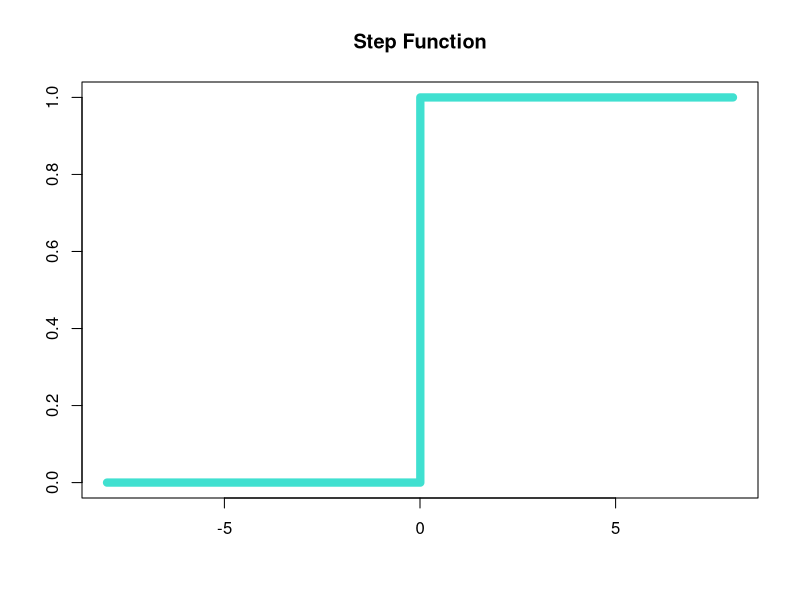
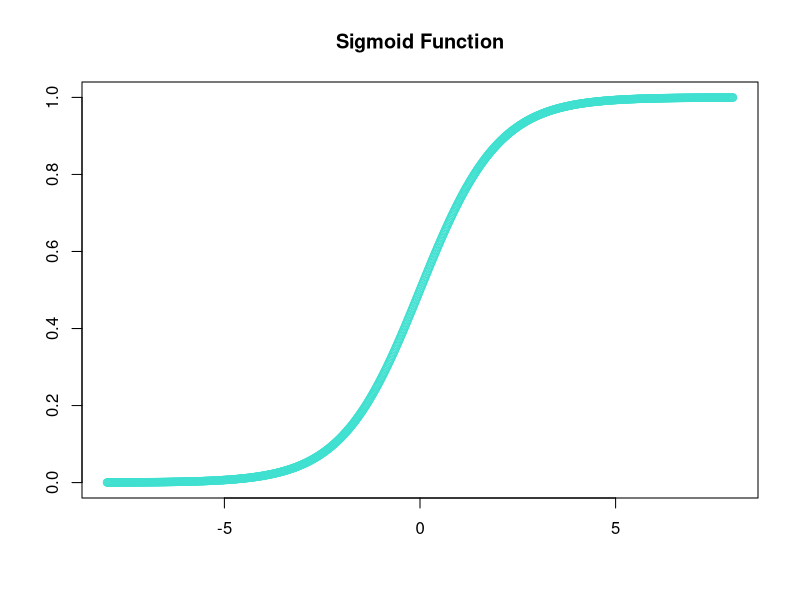
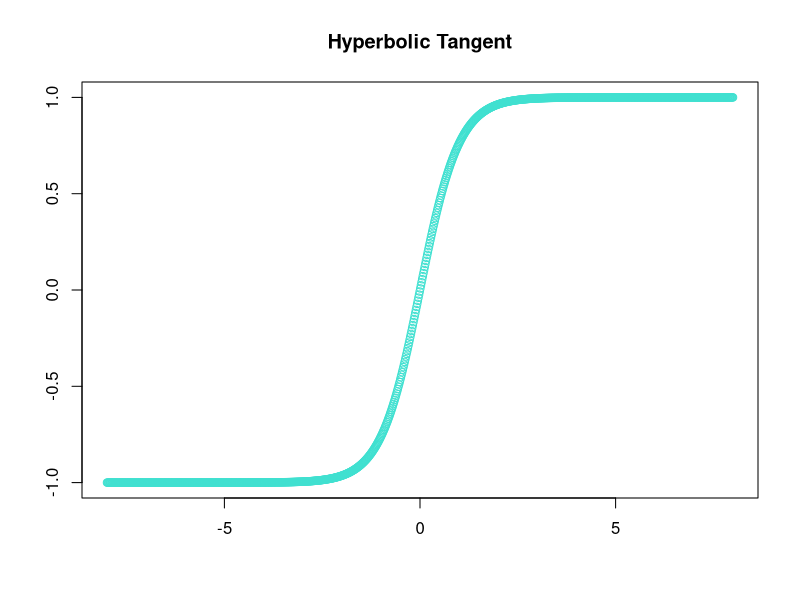
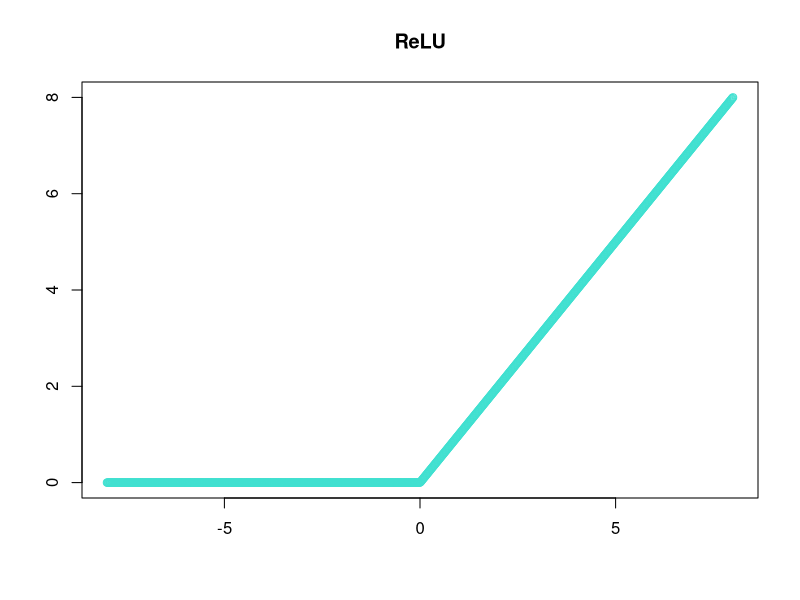
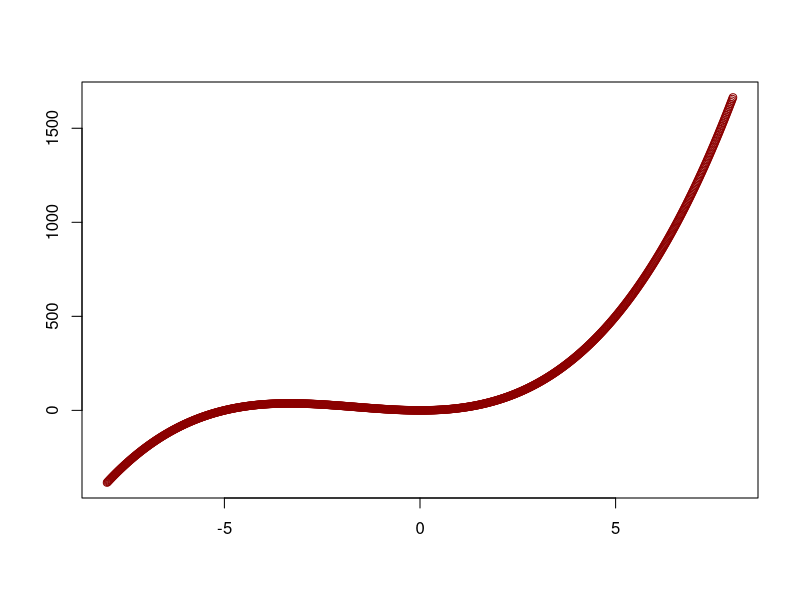
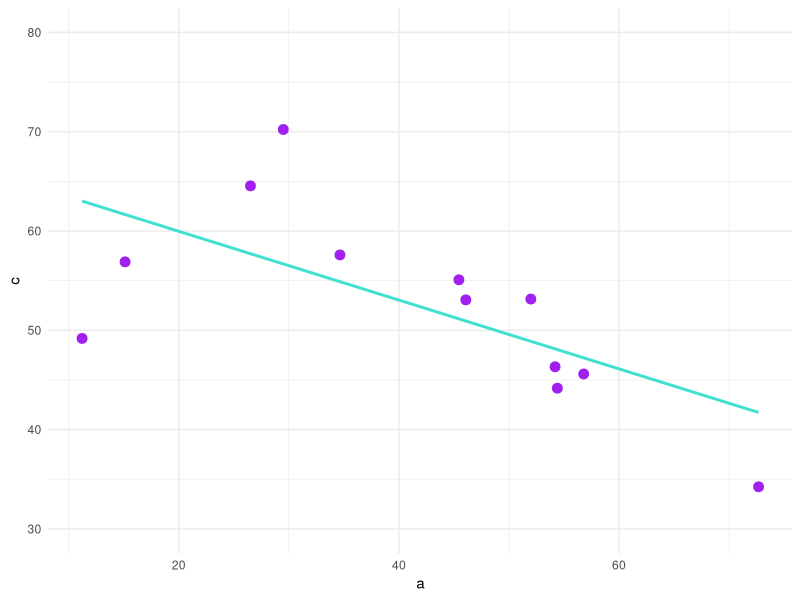
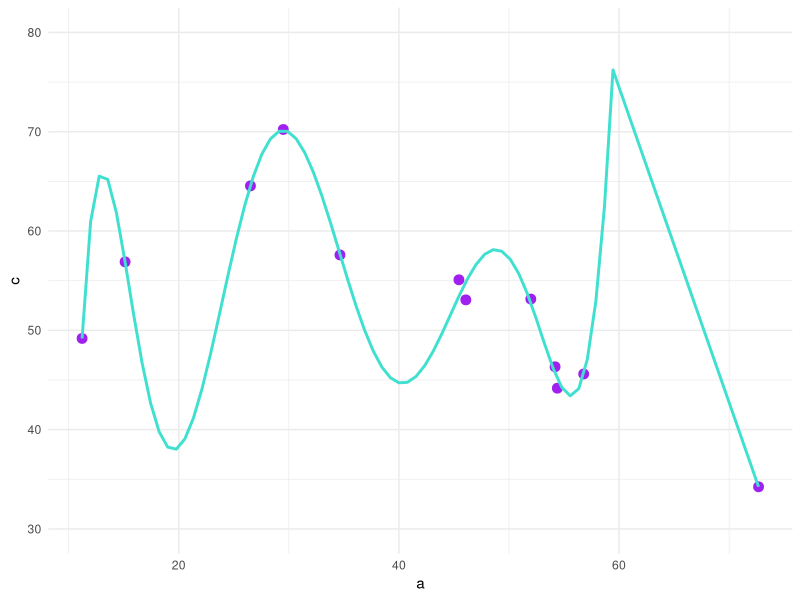
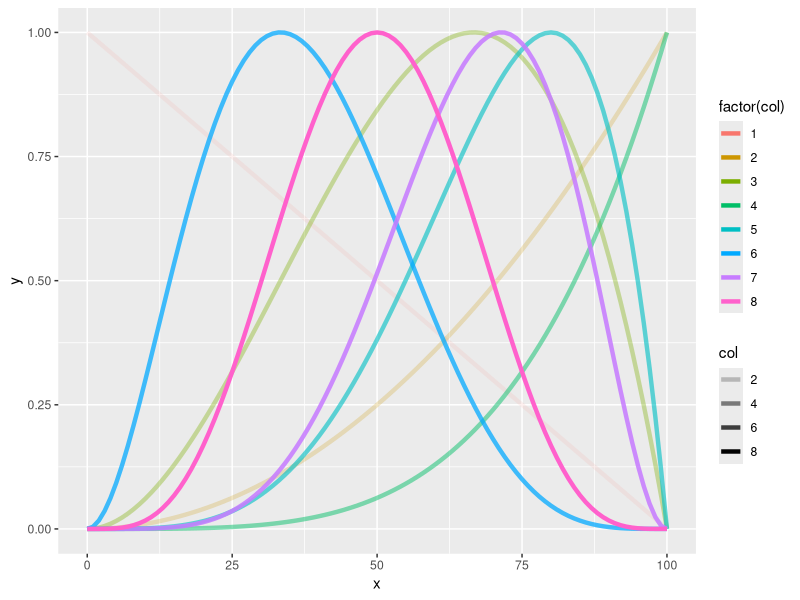

Write R code to recreate these figures, in order.
## ---- chunk 1
knitr::opts_chunk$set(echo = TRUE, fig.path = 'Figures/')
library(tidyverse)
library(gridExtra)
## ---- chunk 2
step <- function(x){
  ifelse (x <= 0,0,1) 
}

f <- seq(-8,8, length=1000)

plot(f,step(f), type = 's', lwd = 8, main="Step Function", xlab = " ", ylab = " ", ylim = c(0,1), col = "turquoise", frame.plot = T)
## ---- chunk 3
sigmoid <- function(x){
  return(1 / (1 + exp(-x)))
}

f <- seq(-8,8, length=1000)

plot(f,sigmoid(f), main="Sigmoid Function", xlab = " ", ylab = " ", ylim = c(0,1), col = "turquoise", frame.plot = T)
## ---- chunk 4
relu <- function(x){
  ifelse (x<0,0,x) 
}

f <- seq(-8,8, length=1000)

plot(f,tanh(f), main="Hyperbolic Tangent", xlab = " ", ylab = " ", col = "turquoise")
plot(f,relu(f), main="ReLU", xlab = " ", ylab = " ", col = "turquoise")
## ---- chunk 5
f <- seq(-8,8, length=1000)

plot(f,2*f^3+10*f^2, main=" ", xlab = " ", ylab = " ", col = "darkred")
## ---- chunk 6
#Generate some noisy data
set.seed(3)
a <- runif(12, min=0, max=90)
c <- 24*sin(.05*a) + rnorm(length(a),0,5) + 40

#create data frame and base plot
df <- data.frame(a,c)
model <- ggplot(df, aes(x = a, y = c)) +
        geom_point(size = 3, color = "purple") +
        ylim(30,80) +
        theme_minimal()


# underfit model

model +
    stat_smooth(method = lm,
              formula = y ~ poly(x,1),
              fullrange = T,
              color = "turquoise",
              se = F)

# overfit model

pol <- 9 # polynomial order
model + 
    stat_smooth(method = lm,
              formula = y ~ poly(x,pol),
              fullrange = T,
              color = "turquoise",
              se = F)


## ---- chunk 7
#prob <- runif(1,0,1) #single observation from a uniform distribution to be the probability we want to find
prob <- .6
samplesize <- 8
df <- NULL

for (i in 1:samplesize){
  good <- 0:100 #Denotes a good observation
  bad <- 100:0  #Denotes a bad observation
  #  if(i %% 10==0){                    #for every 10th sample (when activated and sample size is increased)
    sample <- rbinom(i,1, prob)         #random draw of 0 or 1 i times
    y <- good^(sum(sample==1))*bad^(sum(sample==0)) #observations of 'good' and 'bad' exponentiated respective to                                                       binomial draws (1 for good, 0 for bad)
    dat <- data.frame(x=0:100, y=y/max(y), col=rep(i:i, each=101)) #normalize y and place values into a data frame
    df <- rbind(df,dat)                             #repeat for each value of i into same data frame
  #  }
}

 # plot data
ggplot(df,aes(x=x,y=y,group=col,colour=factor(col), alpha = col )) +
  geom_line(size = 1.5)

 # plot most recent posterior only
ggplot(df[which(df$col == samplesize),], aes(x=x,y=y,group=col,colour=factor(col) )) + 
  geom_line(size = 1.5)
